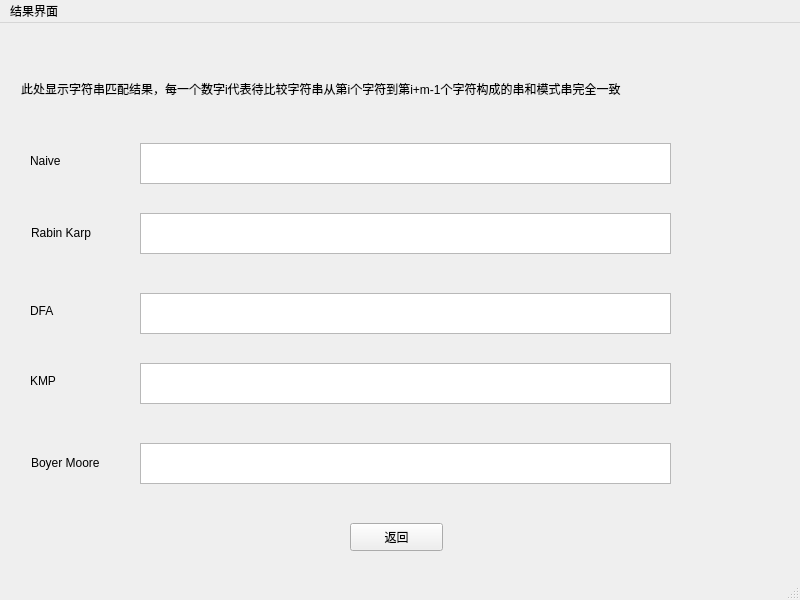
<?xml version="1.0" encoding="UTF-8"?>
<ui version="4.0">
 <class>ResultWindow</class>
 <widget class="QMainWindow" name="ResultWindow">
  <property name="geometry">
   <rect>
    <x>0</x>
    <y>0</y>
    <width>800</width>
    <height>600</height>
   </rect>
  </property>
  <property name="windowTitle">
   <string>MainWindow</string>
  </property>
  <widget class="QWidget" name="centralwidget">
   <widget class="QLabel" name="label">
    <property name="geometry">
     <rect>
      <x>21</x>
      <y>30</y>
      <width>761</width>
      <height>71</height>
     </rect>
    </property>
    <property name="text">
     <string>此处显示字符串匹配结果，每一个数字i代表待比较字符串从第i个字符到第i+m-1个字符构成的串和模式串完全一致</string>
    </property>
   </widget>
   <widget class="QLabel" name="label_2">
    <property name="geometry">
     <rect>
      <x>30</x>
      <y>130</y>
      <width>72</width>
      <height>15</height>
     </rect>
    </property>
    <property name="text">
     <string>Naive</string>
    </property>
   </widget>
   <widget class="QTextEdit" name="TextNaive">
    <property name="geometry">
     <rect>
      <x>140</x>
      <y>120</y>
      <width>531</width>
      <height>41</height>
     </rect>
    </property>
    <property name="readOnly">
     <bool>true</bool>
    </property>
   </widget>
   <widget class="QTextEdit" name="TextRabinKarp">
    <property name="geometry">
     <rect>
      <x>140</x>
      <y>190</y>
      <width>531</width>
      <height>41</height>
     </rect>
    </property>
    <property name="readOnly">
     <bool>true</bool>
    </property>
   </widget>
   <widget class="QLabel" name="label_3">
    <property name="geometry">
     <rect>
      <x>31</x>
      <y>200</y>
      <width>101</width>
      <height>20</height>
     </rect>
    </property>
    <property name="text">
     <string>Rabin Karp</string>
    </property>
   </widget>
   <widget class="QTextEdit" name="TextDFA">
    <property name="geometry">
     <rect>
      <x>140</x>
      <y>270</y>
      <width>531</width>
      <height>41</height>
     </rect>
    </property>
    <property name="readOnly">
     <bool>true</bool>
    </property>
   </widget>
   <widget class="QLabel" name="label_4">
    <property name="geometry">
     <rect>
      <x>30</x>
      <y>280</y>
      <width>72</width>
      <height>15</height>
     </rect>
    </property>
    <property name="text">
     <string>DFA</string>
    </property>
   </widget>
   <widget class="QTextEdit" name="TextKMP">
    <property name="geometry">
     <rect>
      <x>140</x>
      <y>340</y>
      <width>531</width>
      <height>41</height>
     </rect>
    </property>
    <property name="readOnly">
     <bool>true</bool>
    </property>
   </widget>
   <widget class="QLabel" name="label_5">
    <property name="geometry">
     <rect>
      <x>30</x>
      <y>350</y>
      <width>72</width>
      <height>15</height>
     </rect>
    </property>
    <property name="text">
     <string>KMP</string>
    </property>
   </widget>
   <widget class="QTextEdit" name="TextBoyerMoore">
    <property name="geometry">
     <rect>
      <x>140</x>
      <y>420</y>
      <width>531</width>
      <height>41</height>
     </rect>
    </property>
    <property name="readOnly">
     <bool>true</bool>
    </property>
   </widget>
   <widget class="QLabel" name="label_6">
    <property name="geometry">
     <rect>
      <x>31</x>
      <y>430</y>
      <width>101</width>
      <height>20</height>
     </rect>
    </property>
    <property name="text">
     <string>Boyer Moore</string>
    </property>
   </widget>
   <widget class="QPushButton" name="ReturnButton">
    <property name="geometry">
     <rect>
      <x>350</x>
      <y>500</y>
      <width>93</width>
      <height>28</height>
     </rect>
    </property>
    <property name="text">
     <string>返回</string>
    </property>
   </widget>
  </widget>
  <widget class="QMenuBar" name="menubar">
   <property name="geometry">
    <rect>
     <x>0</x>
     <y>0</y>
     <width>800</width>
     <height>26</height>
    </rect>
   </property>
   <widget class="QMenu" name="menu">
    <property name="title">
     <string>结果界面</string>
    </property>
   </widget>
   <addaction name="menu"/>
  </widget>
  <widget class="QStatusBar" name="statusbar"/>
 </widget>
 <resources/>
 <connections/>
</ui>
